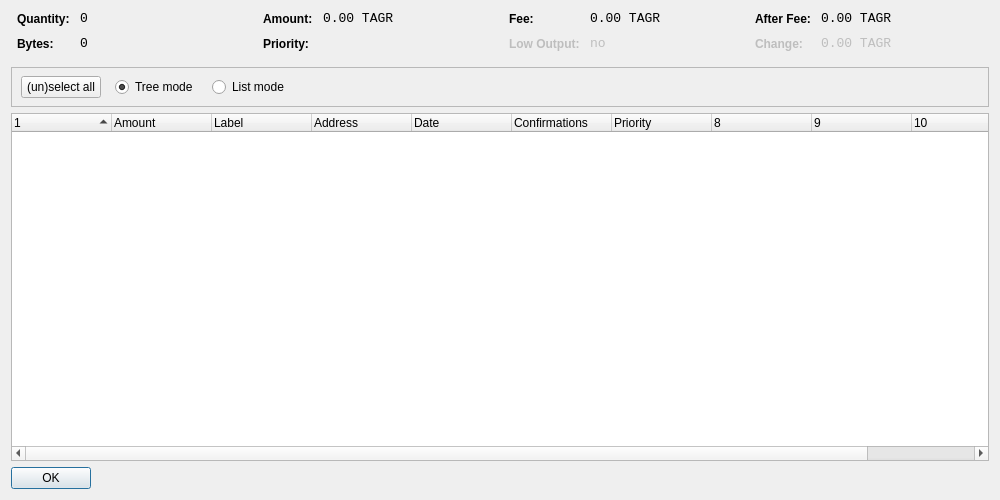
<?xml version="1.0" encoding="UTF-8"?>
<ui version="4.0">
 <class>CoinControlDialog</class>
 <widget class="QDialog" name="CoinControlDialog">
  <property name="geometry">
   <rect>
    <x>0</x>
    <y>0</y>
    <width>1000</width>
    <height>500</height>
   </rect>
  </property>
  <property name="windowTitle">
   <string>Coin Control</string>
  </property>
  <layout class="QVBoxLayout" name="verticalLayout">
   <item>
    <layout class="QHBoxLayout" name="horizontalLayoutTop" stretch="0,0,0,0">
     <property name="topMargin">
      <number>0</number>
     </property>
     <property name="bottomMargin">
      <number>10</number>
     </property>
     <item>
      <layout class="QFormLayout" name="formLayoutCoinControl1">
       <property name="horizontalSpacing">
        <number>10</number>
       </property>
       <property name="verticalSpacing">
        <number>10</number>
       </property>
       <property name="leftMargin">
        <number>6</number>
       </property>
       <property name="rightMargin">
        <number>6</number>
       </property>
       <item row="0" column="0">
        <widget class="QLabel" name="labelCoinControlQuantityText">
         <property name="styleSheet">
          <string notr="true">font-weight:bold;</string>
         </property>
         <property name="text">
          <string>Quantity:</string>
         </property>
        </widget>
       </item>
       <item row="0" column="1">
        <widget class="QLabel" name="labelCoinControlQuantity">
         <property name="font">
          <font>
           <family>Monospace</family>
           <pointsize>10</pointsize>
          </font>
         </property>
         <property name="cursor">
          <cursorShape>IBeamCursor</cursorShape>
         </property>
         <property name="contextMenuPolicy">
          <enum>Qt::ActionsContextMenu</enum>
         </property>
         <property name="text">
          <string notr="true">0</string>
         </property>
         <property name="textInteractionFlags">
          <set>Qt::LinksAccessibleByMouse|Qt::TextSelectableByKeyboard|Qt::TextSelectableByMouse</set>
         </property>
        </widget>
       </item>
       <item row="1" column="0">
        <widget class="QLabel" name="labelCoinControlBytesText">
         <property name="styleSheet">
          <string notr="true">font-weight:bold;</string>
         </property>
         <property name="text">
          <string>Bytes:</string>
         </property>
        </widget>
       </item>
       <item row="1" column="1">
        <widget class="QLabel" name="labelCoinControlBytes">
         <property name="font">
          <font>
           <family>Monospace</family>
           <pointsize>10</pointsize>
          </font>
         </property>
         <property name="cursor">
          <cursorShape>IBeamCursor</cursorShape>
         </property>
         <property name="contextMenuPolicy">
          <enum>Qt::ActionsContextMenu</enum>
         </property>
         <property name="text">
          <string notr="true">0</string>
         </property>
         <property name="textInteractionFlags">
          <set>Qt::LinksAccessibleByMouse|Qt::TextSelectableByKeyboard|Qt::TextSelectableByMouse</set>
         </property>
        </widget>
       </item>
      </layout>
     </item>
     <item>
      <layout class="QFormLayout" name="formLayoutCoinControl2">
       <property name="horizontalSpacing">
        <number>10</number>
       </property>
       <property name="verticalSpacing">
        <number>10</number>
       </property>
       <property name="leftMargin">
        <number>6</number>
       </property>
       <property name="rightMargin">
        <number>6</number>
       </property>
       <item row="0" column="0">
        <widget class="QLabel" name="labelCoinControlAmountText">
         <property name="styleSheet">
          <string notr="true">font-weight:bold;</string>
         </property>
         <property name="text">
          <string>Amount:</string>
         </property>
        </widget>
       </item>
       <item row="0" column="1">
        <widget class="QLabel" name="labelCoinControlAmount">
         <property name="font">
          <font>
           <family>Monospace</family>
           <pointsize>10</pointsize>
          </font>
         </property>
         <property name="cursor">
          <cursorShape>IBeamCursor</cursorShape>
         </property>
         <property name="contextMenuPolicy">
          <enum>Qt::ActionsContextMenu</enum>
         </property>
         <property name="text">
          <string notr="true">0.00 TAGR</string>
         </property>
         <property name="textInteractionFlags">
          <set>Qt::LinksAccessibleByMouse|Qt::TextSelectableByKeyboard|Qt::TextSelectableByMouse</set>
         </property>
        </widget>
       </item>
       <item row="1" column="0">
        <widget class="QLabel" name="labelCoinControlPriorityText">
         <property name="styleSheet">
          <string notr="true">font-weight:bold;</string>
         </property>
         <property name="text">
          <string>Priority:</string>
         </property>
        </widget>
       </item>
       <item row="1" column="1">
        <widget class="QLabel" name="labelCoinControlPriority">
         <property name="font">
          <font>
           <family>Monospace</family>
           <pointsize>10</pointsize>
          </font>
         </property>
         <property name="cursor">
          <cursorShape>IBeamCursor</cursorShape>
         </property>
         <property name="contextMenuPolicy">
          <enum>Qt::ActionsContextMenu</enum>
         </property>
         <property name="text">
          <string/>
         </property>
         <property name="textInteractionFlags">
          <set>Qt::LinksAccessibleByMouse|Qt::TextSelectableByKeyboard|Qt::TextSelectableByMouse</set>
         </property>
        </widget>
       </item>
      </layout>
     </item>
     <item>
      <layout class="QFormLayout" name="formLayoutCoinControl3">
       <property name="horizontalSpacing">
        <number>10</number>
       </property>
       <property name="verticalSpacing">
        <number>10</number>
       </property>
       <property name="leftMargin">
        <number>6</number>
       </property>
       <property name="rightMargin">
        <number>6</number>
       </property>
       <item row="0" column="0">
        <widget class="QLabel" name="labelCoinControlFeeText">
         <property name="styleSheet">
          <string notr="true">font-weight:bold;</string>
         </property>
         <property name="text">
          <string>Fee:</string>
         </property>
        </widget>
       </item>
       <item row="0" column="1">
        <widget class="QLabel" name="labelCoinControlFee">
         <property name="font">
          <font>
           <family>Monospace</family>
           <pointsize>10</pointsize>
          </font>
         </property>
         <property name="cursor">
          <cursorShape>IBeamCursor</cursorShape>
         </property>
         <property name="contextMenuPolicy">
          <enum>Qt::ActionsContextMenu</enum>
         </property>
         <property name="text">
          <string notr="true">0.00 TAGR</string>
         </property>
         <property name="textInteractionFlags">
          <set>Qt::LinksAccessibleByMouse|Qt::TextSelectableByKeyboard|Qt::TextSelectableByMouse</set>
         </property>
        </widget>
       </item>
       <item row="1" column="0">
        <widget class="QLabel" name="labelCoinControlLowOutputText">
         <property name="enabled">
          <bool>false</bool>
         </property>
         <property name="styleSheet">
          <string notr="true">font-weight:bold;</string>
         </property>
         <property name="text">
          <string>Low Output:</string>
         </property>
        </widget>
       </item>
       <item row="1" column="1">
        <widget class="QLabel" name="labelCoinControlLowOutput">
         <property name="enabled">
          <bool>false</bool>
         </property>
         <property name="font">
          <font>
           <family>Monospace</family>
           <pointsize>10</pointsize>
          </font>
         </property>
         <property name="cursor">
          <cursorShape>IBeamCursor</cursorShape>
         </property>
         <property name="contextMenuPolicy">
          <enum>Qt::ActionsContextMenu</enum>
         </property>
         <property name="text">
          <string notr="true">no</string>
         </property>
         <property name="textInteractionFlags">
          <set>Qt::LinksAccessibleByMouse|Qt::TextSelectableByKeyboard|Qt::TextSelectableByMouse</set>
         </property>
        </widget>
       </item>
      </layout>
     </item>
     <item>
      <layout class="QFormLayout" name="formLayoutCoinControl4">
       <property name="horizontalSpacing">
        <number>10</number>
       </property>
       <property name="verticalSpacing">
        <number>10</number>
       </property>
       <property name="leftMargin">
        <number>6</number>
       </property>
       <property name="rightMargin">
        <number>6</number>
       </property>
       <item row="0" column="0">
        <widget class="QLabel" name="labelCoinControlAfterFeeText">
         <property name="styleSheet">
          <string notr="true">font-weight:bold;</string>
         </property>
         <property name="text">
          <string>After Fee:</string>
         </property>
        </widget>
       </item>
       <item row="0" column="1">
        <widget class="QLabel" name="labelCoinControlAfterFee">
         <property name="font">
          <font>
           <family>Monospace</family>
           <pointsize>10</pointsize>
          </font>
         </property>
         <property name="cursor">
          <cursorShape>IBeamCursor</cursorShape>
         </property>
         <property name="contextMenuPolicy">
          <enum>Qt::ActionsContextMenu</enum>
         </property>
         <property name="text">
          <string notr="true">0.00 TAGR</string>
         </property>
         <property name="textInteractionFlags">
          <set>Qt::LinksAccessibleByMouse|Qt::TextSelectableByKeyboard|Qt::TextSelectableByMouse</set>
         </property>
        </widget>
       </item>
       <item row="1" column="0">
        <widget class="QLabel" name="labelCoinControlChangeText">
         <property name="enabled">
          <bool>false</bool>
         </property>
         <property name="styleSheet">
          <string notr="true">font-weight:bold;</string>
         </property>
         <property name="text">
          <string>Change:</string>
         </property>
        </widget>
       </item>
       <item row="1" column="1">
        <widget class="QLabel" name="labelCoinControlChange">
         <property name="enabled">
          <bool>false</bool>
         </property>
         <property name="font">
          <font>
           <family>Monospace</family>
           <pointsize>10</pointsize>
          </font>
         </property>
         <property name="cursor">
          <cursorShape>IBeamCursor</cursorShape>
         </property>
         <property name="contextMenuPolicy">
          <enum>Qt::ActionsContextMenu</enum>
         </property>
         <property name="text">
          <string notr="true">0.00 TAGR</string>
         </property>
         <property name="textInteractionFlags">
          <set>Qt::LinksAccessibleByMouse|Qt::TextSelectableByKeyboard|Qt::TextSelectableByMouse</set>
         </property>
        </widget>
       </item>
      </layout>
     </item>
    </layout>
   </item>
   <item>
    <widget class="QFrame" name="frame">
     <property name="minimumSize">
      <size>
       <width>0</width>
       <height>40</height>
      </size>
     </property>
     <property name="frameShape">
      <enum>QFrame::StyledPanel</enum>
     </property>
     <property name="frameShadow">
      <enum>QFrame::Sunken</enum>
     </property>
     <widget class="QWidget" name="horizontalLayoutWidget">
      <property name="geometry">
       <rect>
        <x>10</x>
        <y>0</y>
        <width>781</width>
        <height>41</height>
       </rect>
      </property>
      <layout class="QHBoxLayout" name="horizontalLayoutPanel" stretch="0,0,0,0,0">
       <property name="spacing">
        <number>14</number>
       </property>
       <item>
        <widget class="QPushButton" name="pushButtonSelectAll">
         <property name="sizePolicy">
          <sizepolicy hsizetype="Maximum" vsizetype="Fixed">
           <horstretch>0</horstretch>
           <verstretch>0</verstretch>
          </sizepolicy>
         </property>
         <property name="text">
          <string>(un)select all</string>
         </property>
        </widget>
       </item>
       <item>
        <widget class="QRadioButton" name="radioTreeMode">
         <property name="sizePolicy">
          <sizepolicy hsizetype="Maximum" vsizetype="Fixed">
           <horstretch>0</horstretch>
           <verstretch>0</verstretch>
          </sizepolicy>
         </property>
         <property name="text">
          <string>Tree mode</string>
         </property>
         <property name="checked">
          <bool>true</bool>
         </property>
        </widget>
       </item>
       <item>
        <widget class="QRadioButton" name="radioListMode">
         <property name="sizePolicy">
          <sizepolicy hsizetype="Maximum" vsizetype="Fixed">
           <horstretch>0</horstretch>
           <verstretch>0</verstretch>
          </sizepolicy>
         </property>
         <property name="text">
          <string>List mode</string>
         </property>
        </widget>
       </item>
       <item>
        <spacer name="horizontalSpacer">
         <property name="orientation">
          <enum>Qt::Horizontal</enum>
         </property>
         <property name="sizeHint" stdset="0">
          <size>
           <width>40</width>
           <height>20</height>
          </size>
         </property>
        </spacer>
       </item>
      </layout>
     </widget>
    </widget>
   </item>
   <item>
    <widget class="CoinControlTreeWidget" name="treeWidget">
     <property name="contextMenuPolicy">
      <enum>Qt::CustomContextMenu</enum>
     </property>
     <property name="sortingEnabled">
      <bool>false</bool>
     </property>
     <property name="columnCount">
      <number>11</number>
     </property>
     <attribute name="headerShowSortIndicator" stdset="0">
      <bool>true</bool>
     </attribute>
     <attribute name="headerStretchLastSection">
      <bool>false</bool>
     </attribute>
     <column>
      <property name="text">
       <string/>
      </property>
     </column>
     <column>
      <property name="text">
       <string>Amount</string>
      </property>
     </column>
     <column>
      <property name="text">
       <string>Label</string>
      </property>
     </column>
     <column>
      <property name="text">
       <string>Address</string>
      </property>
     </column>
     <column>
      <property name="text">
       <string>Date</string>
      </property>
     </column>
     <column>
      <property name="text">
       <string>Confirmations</string>
      </property>
      <property name="toolTip">
       <string>Confirmed</string>
      </property>
     </column>
     <column>
      <property name="text">
       <string>Priority</string>
      </property>
     </column>
     <column>
      <property name="text">
       <string/>
      </property>
     </column>
     <column>
      <property name="text">
       <string/>
      </property>
     </column>
     <column>
      <property name="text">
       <string/>
      </property>
     </column>
     <column>
      <property name="text">
       <string/>
      </property>
     </column>
    </widget>
   </item>
   <item>
    <widget class="QDialogButtonBox" name="buttonBox">
     <property name="sizePolicy">
      <sizepolicy hsizetype="Maximum" vsizetype="Fixed">
       <horstretch>0</horstretch>
       <verstretch>0</verstretch>
      </sizepolicy>
     </property>
     <property name="orientation">
      <enum>Qt::Horizontal</enum>
     </property>
     <property name="standardButtons">
      <set>QDialogButtonBox::Ok</set>
     </property>
    </widget>
   </item>
  </layout>
 </widget>
 <customwidgets>
  <customwidget>
   <class>CoinControlTreeWidget</class>
   <extends>QTreeWidget</extends>
   <header>coincontroltreewidget.h</header>
  </customwidget>
 </customwidgets>
 <resources/>
 <connections/>
</ui>
